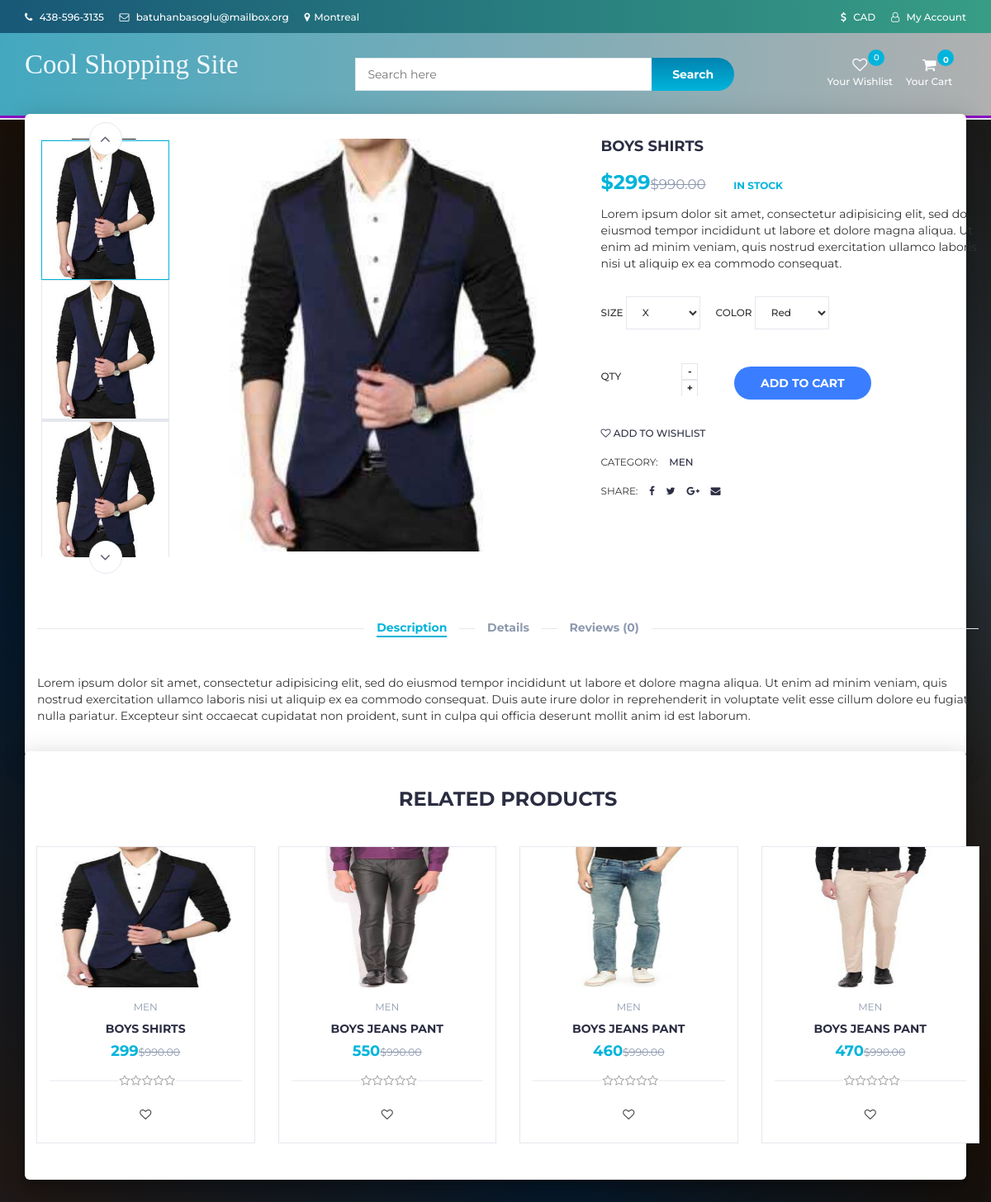
The page /product.php?p=62 (upper part) on the database as committed earlier.
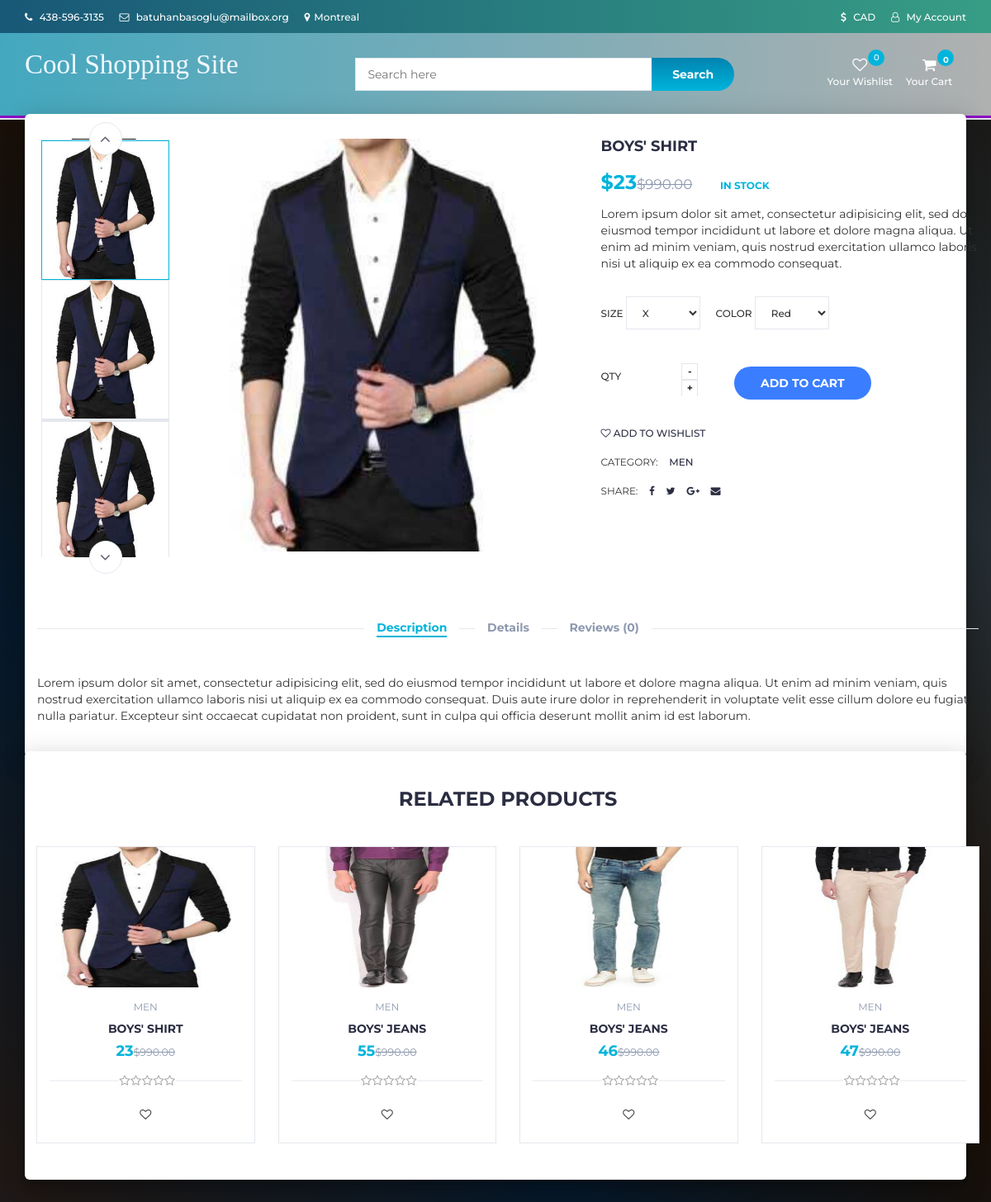
The same page on the database as committed later.
### tables this page shows
CREATE TABLE `products` (
  `product_id` int(100) NOT NULL,
  `product_cat` int(100) NOT NULL,
  `product_brand` int(100) NOT NULL,
  `product_title` varchar(255) NOT NULL,
  `product_price` int(100) NOT NULL,
  `product_desc` text NOT NULL,
  `product_image` text NOT NULL,
  `product_keywords` text NOT NULL
);

CREATE TABLE `categories` (
  `cat_id` int(100) NOT NULL,
  `cat_title` text NOT NULL
);

### product.php (the view, shortened to what the changed rows need)
<?php
include "header.php";
?>
		<div class="section main main-raised">
			<div class="container">
				<div class="row">
					<?php
								include 'db.php';
								$product_id = $_GET['p'];
								$sql = " SELECT * FROM products AS P,categories AS C WHERE P.product_cat = C.cat_id  AND P.product_id = '$product_id'";
								$result = mysqli_query($con, $sql);
								if (mysqli_num_rows($result) > 0)
								{
									while($row = mysqli_fetch_assoc($result))
									{
									echo '
                                <div class="col-md-5 col-md-push-2">
                                <div id="product-main-img">
                                    <div class="product-preview">
                                        <img src="product_images/'.$row['product_image'].'" alt="">
                                    </div>
                                    <div class="product-preview">
                                        <img src="product_images/'.$row['product_image'].'" alt="">
                                    </div>
                                    <div class="product-preview">
                                        <img src="product_images/'.$row['product_image'].'" alt="">
                                    </div>
                                    <div class="product-preview">
                                        <img src="product_images/'.$row['product_image'].'" alt="">
                                    </div>
                                </div>
                            </div>
                                <div class="col-md-2  col-md-pull-5">
                                <div id="product-imgs">
                                    <div class="product-preview">
                                        <img src="product_images/'.$row['product_image'].'" alt="">
                                    </div>
                                    <div class="product-preview">
                                        <img src="product_images/'.$row['product_image'].'" alt="">
                                    </div>
                                    <div class="product-preview">
                                        <img src="product_images/'.$row['product_image'].'g" alt="">
                                    </div>
                                    <div class="product-preview">
                                        <img src="product_images/'.$row['product_image'].'" alt="">
                                    </div>
                                </div>
                            </div>
									';
									?>
									<?php
									echo '
							<div class="col-md-5">
								<div class="product-details">
									<h2 class="product-name">'.$row['product_title'].'</h2>
									<div id = "rating_reviews">
									</div>
									<div>
										<h3 class="product-price">$'.$row['product_price'].'<del class="product-old-price">$990.00</del></h3>
										<span class="product-available">In Stock</span>
									</div>
									<p>Lorem ipsum dolor sit amet, consectetur adipisicing elit, sed do eiusmod tempor incididunt ut labore et dolore magna aliqua. Ut enim ad minim veniam, quis nostrud exercitation ullamco laboris nisi ut aliquip ex ea commodo consequat.</p>
									<div class="product-options">
										<label>
											Size
											<select class="input-select">
												<option value="0">X</option>
											</select>
										</label>
										<label>
											Color
											<select class="input-select">
												<option value="0">Red</option>
											</select>
										</label>
									</div>
									<div class="add-to-cart">
										<div class="qty-label">
											Qty
											<div class="input-number">
												<span class="qty-up">+</span>
												<span class="qty-down">-</span>
											</div>
										</div>
										<div class="btn-group" style="margin-left: 25px; margin-top: 15px">
										<button class="add-to-cart-btn" pid="'.$row['product_id'].'"  id="product" ><i class="fa fa-shopping-cart"></i> add to cart</button>
										</div>
									</div>
									<ul class="product-btns">
										<li><a href="#" pid="'.$row['product_id'].'"  id="wishlist" ><i class="fa fa-heart-o"></i> add to wishlist</a></li>
									</ul>
									<ul class="product-links">
										<li>Category:</li>
										<li><a href="#">'.$row["cat_title"].'</a></li>
									</ul>
									<ul class="product-links">
										<li>Share:</li>
										<li><a href="#"><i class="fa fa-facebook"></i></a></li>
										<li><a href="#"><i class="fa fa-twitter"></i></a></li>
										<li><a href="#"><i class="fa fa-google-plus"></i></a></li>
										<li><a href="#"><i class="fa fa-envelope"></i></a></li>
									</ul>
								</div>
							</div>
							';
							}
						}
						?>
				</div>
			</div>
		</div>
		<div class="section main main-raised">
			<div class="container">
				<div class="row">
								<?php
                    include 'db.php';
								$product_id = $_GET['p'];
					$product_query = "SELECT * FROM products,categories WHERE product_cat=cat_id AND product_id BETWEEN $product_id AND $product_id+3";
                $run_query = mysqli_query($con,$product_query);
                if(mysqli_num_rows($run_query) > 0){
                    while($row = mysqli_fetch_array($run_query)){
                        $pro_id    = $row['product_id'];
                        $pro_title = $row['product_title'];
                        $pro_price = $row['product_price'];
                        $pro_image = $row['product_image'];
                        $cat_name = $row["cat_title"];
                        echo "
                                <div class='col-md-3 col-xs-6'>
								<a href='product.php?p=$pro_id'><div class='product'>
									<div class='product-img'>
										<img src='product_images/$pro_image' style='max-height: 170px;' alt=''>
										<!--<div class='product-label'>
											<span class='sale'>-30%</span>
											<span class='new'>NEW</span>
										</div>-->
									</div></a>
									<div class='product-body'>
										<p class='product-category'>$cat_name</p>
										<h3 class='product-name header-cart-item-name'><a href='product.php?p=$pro_id'>$pro_title</a></h3>
										<h4 class='product-price header-cart-item-info'>$pro_price<del class='product-old-price'>$990.00</del></h4>
										<div class='product-rating'>";
										$rating_query = "SELECT ROUND(AVG(rating),1) AS avg_rating  FROM reviews WHERE product_id='$pro_id '";
										$run_review_query = mysqli_query($con,$rating_query);
										$review_row = mysqli_fetch_array($run_review_query);
										if($review_row > 0){
											$avg_count=$review_row["avg_rating"];
												$i=1;
												while($i <= 5-round($avg_count)){
													$i++;
													echo'
													<i class="fa fa-star-o empty"></i>';
												}
										}
										echo "</div>
										<div class='product-btns'>
											<button pid='$pro_id' id='wishlist' class='add-to-wishlist'><i class='fa fa-heart-o'></i><span class='tooltipp'>add to wishlist</span></button>
										</div>
									</div>
									<div class='add-to-cart'>
										<button pid='$pro_id' id='product' class='add-to-cart-btn block2-btn-towishlist' href='#'><i class='fa fa-shopping-cart'></i> add to cart</button>
									</div>
								</div>
                                </div>
			";
		}
}
?>

Rows that differ between the two databases and show on the page:
changed products: product_title "BOYS SHIRTS" → "BOYS' SHIRT"; product_price "299" → "23"
changed products (number 2 of 4 on the later page): product_title "BOYS JEANS PANT" → "BOYS' JEANS"; product_price "550" → "55"
changed products (number 3 of 4 on the later page): product_title "BOYS JEANS PANT" → "BOYS' JEANS"; product_price "460" → "46"
changed products (number 4 of 4 on the later page): product_title "BOYS JEANS PANT" → "BOYS' JEANS"; product_price "470" → "47"
